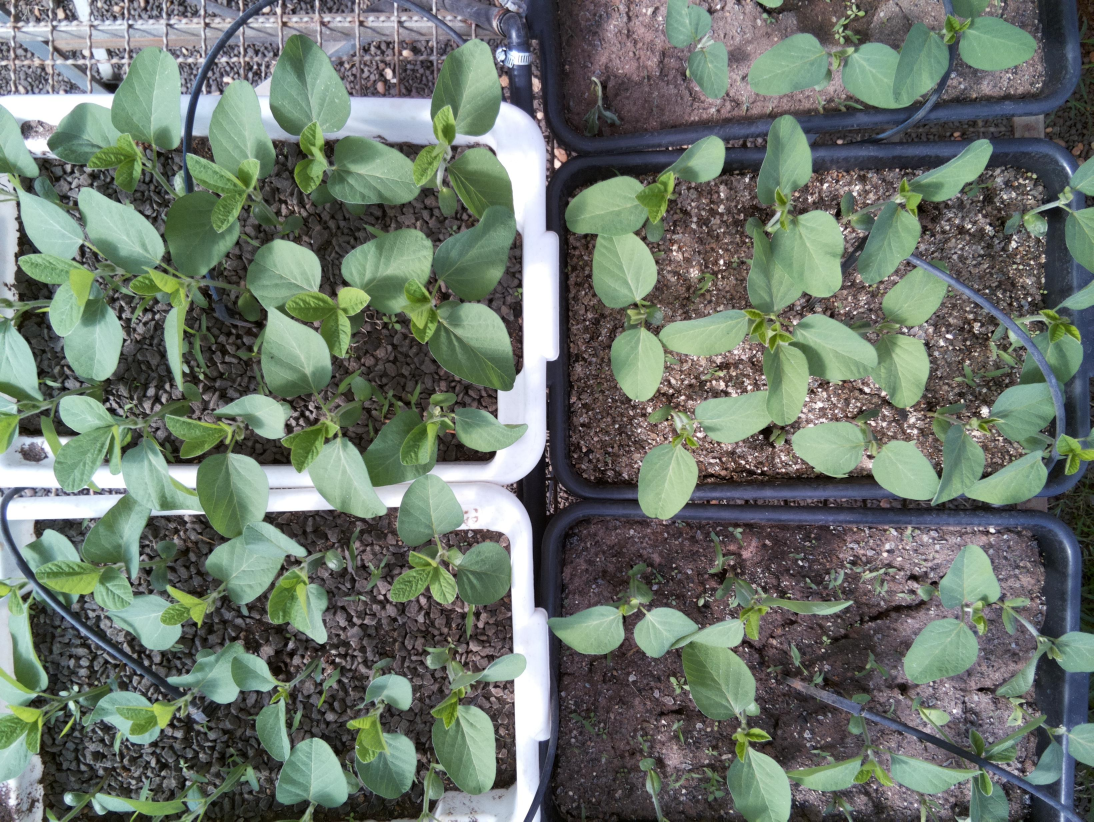
#> input picture colors_mask/original_img/20210823-093422_02970-00000_a9GzyenZy7uvy3f2eJk5vW.jpg, 3280 x 2464 px (shown at 1/3 size); its folder holds 2 pictures in this run
$ jupyter execute --allow-errors main.ipynb
#> lines starting #> are read from the running program, lines starting #| are printed output that depends on the picture; after the words box and inside, x2 and y2 are one past the last pixel; in counts of white or black regions, pixels touching at a corner belong together
[cell 1]
#imports:
from PIL import Image
import numpy as np
import cv2
import os
from matplotlib.pyplot import imshow

[cell 2]
#variables:
folder = "original_img"
new_folder = "mask_image"
list_img = []

[cell 3]
def making_new_folder(new_folder_name) -> None:
    if os.path.exists(new_folder_name):
        pass
    else:
        os.mkdir(new_folder_name)

[cell 4]
making_new_folder(new_folder)
#Take image in the folder
file_names = sorted(os.listdir(folder))
for images in file_names:
    image = os.path.join(folder, images)
    list_img.append(image)

test_image = list_img[1]
print(test_image)

[cell 5]
img = cv2.imread(test_image)
#> img is the input picture: shape (2464, 3280, 3); mean B, G, R 106.9, 116.5, 107.1
soma = (img[:,:,0] + img[:,:,1] + img[:,:,2])
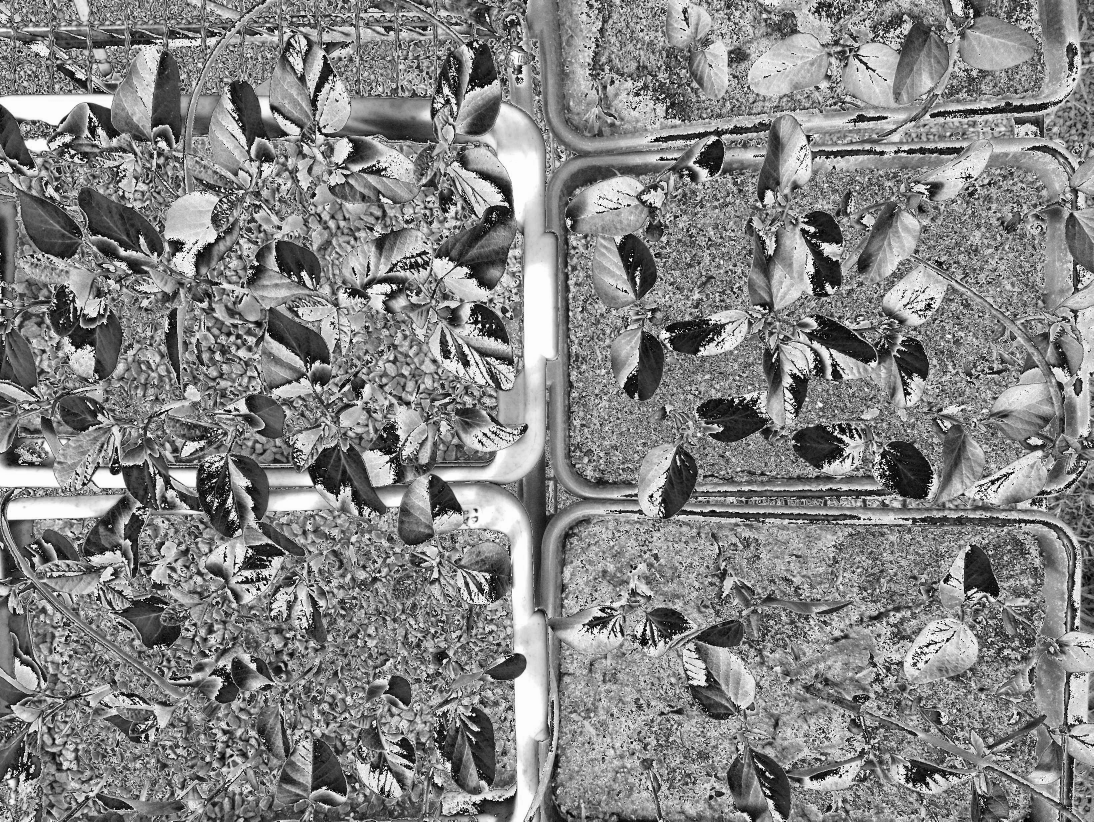
#> soma: shape (2464, 3280) (shown at 1/3 size); min 0, max 255, mean 132.1
r = img[:,:,2]
g = img[:,:,1]
b = img[:,:,0]

[cell 6]
r1 = np.divide(r, soma, out=np.zeros_like(r, dtype=np.float64), where=soma!=0)
b1 = np.divide(b, soma, out=np.zeros_like(b, dtype=np.float64), where=soma!=0)
g1 = np.divide(g, soma, out=np.zeros_like(g, dtype=np.float64), where=soma!=0)

[cell 7]
exG =(2*g1) - r1 - b1 #se mudar o numero que multiplica o g1, a foto fica com tons de roxo e azul, independente da mudança feita
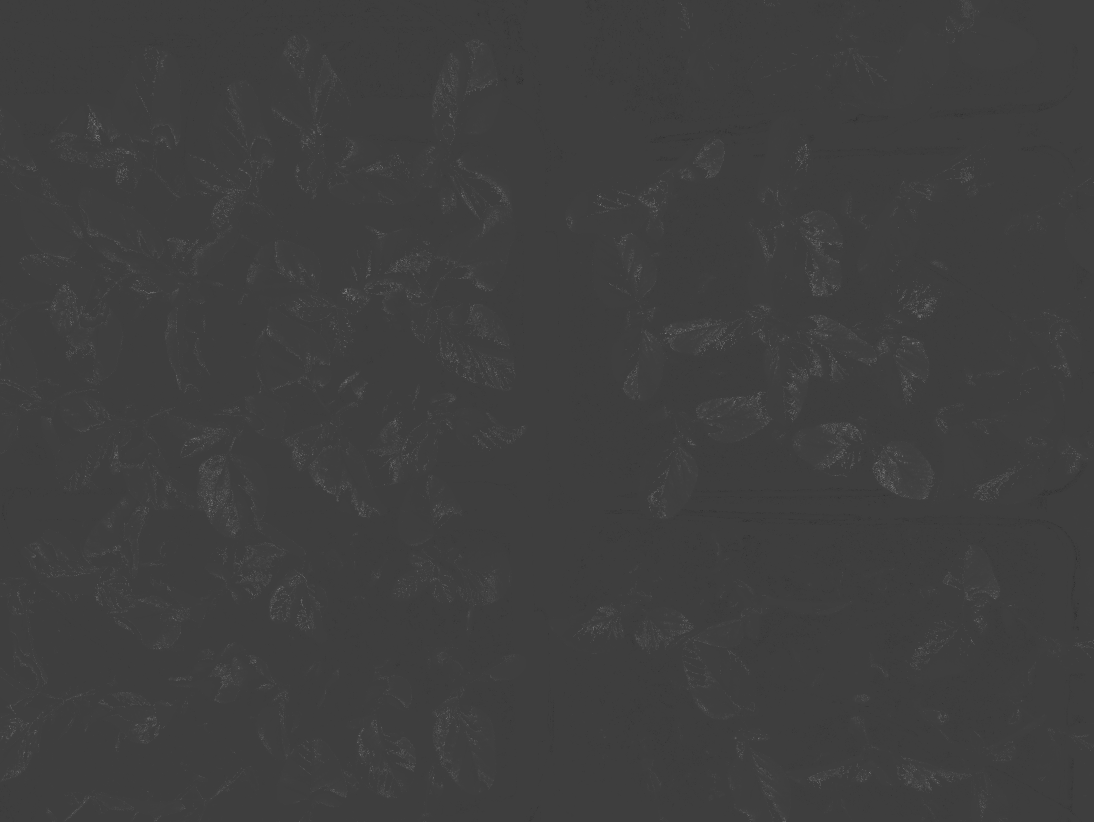
#> exG: shape (2464, 3280) float64 (shown at 1/3 size); min -51, max 157, mean 0.6; drawn with min black and max white
imshow(exG)
mini = exG.min()
#> mini = -51
maxi = exG.max()
#> maxi = 157
print(mini, maxi)
#| -51.0 157.0
print(type(exG))
#| <class 'numpy.ndarray'>

[cell 8]
_, exG1 = cv2.threshold(exG, 0.2, 1055, cv2.THRESH_BINARY) #(_,)=> quer dizer que vc quer ignorar o primeiro valor da tupla que ele está retornando
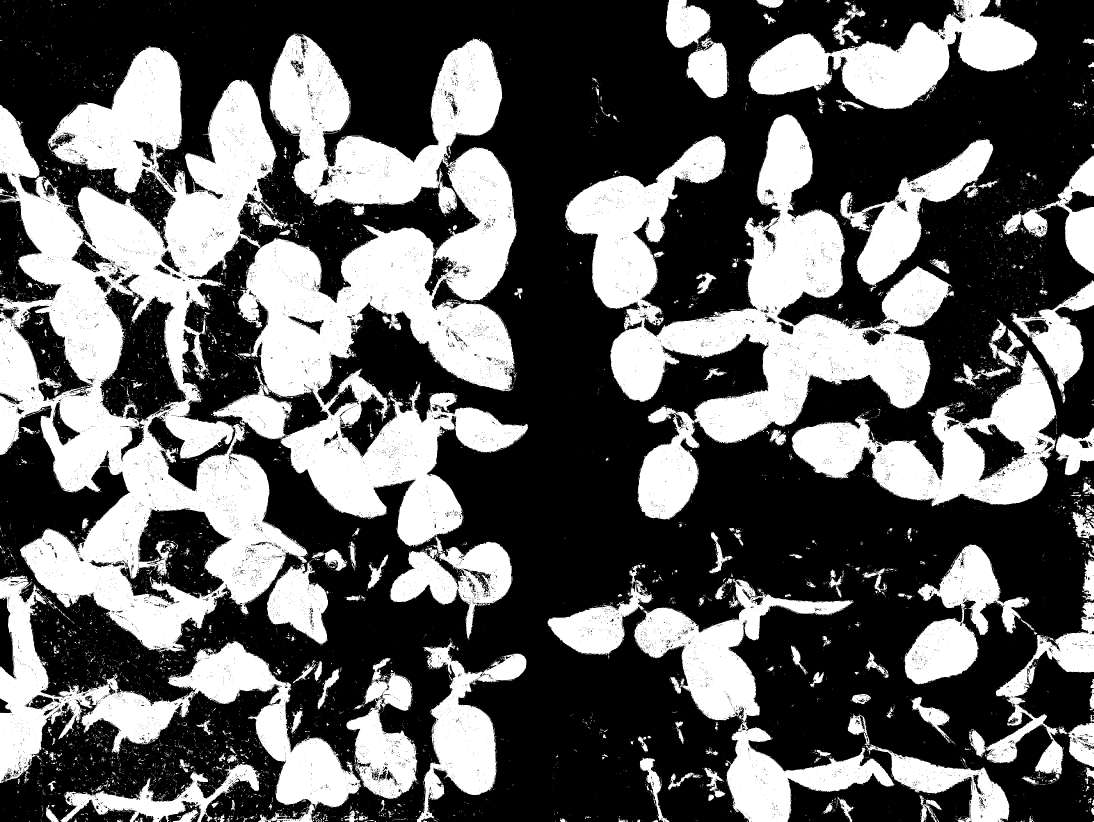
#> exG1: shape (2464, 3280) float64 (shown at 1/3 size); values 0 (black) and 1055 (white), 38% white; 10433 white regions (9813 under 20 px), largest, box (x1, y1, x2, y2) and area: (0, 142, 923, 1957) 730322, (638, 103, 1584, 1640) 630073, (1695, 343, 2862, 1559) 451497
imshow(exG1)

[cell 9]
imshow(exG1, cmap='gray')

[cell 10]
_, exG2 = cv2.threshold(exG, 0.25, 1055, cv2.THRESH_BINARY) #(_,)=> quer dizer que vc quer ignorar o primeiro valor da tupla que ele está retornando
#> exG2: shape (2464, 3280) float64; values 0 (black) and 1055 (white), 34.6% white; 13326 white regions (12574 under 20 px), largest, box (x1, y1, x2, y2) and area: (715, 103, 1584, 1640) 525694, (0, 314, 923, 1957) 482673, (1695, 343, 2862, 1330) 396773
imshow(exG2)

[cell 11]
_, exG3 = cv2.threshold(exG, 0.27, 1055, cv2.THRESH_BINARY) #(_,)=> quer dizer que vc quer ignorar o primeiro valor da tupla que ele está retornando
#> exG3: shape (2464, 3280) float64; values 0 (black) and 1055 (white), 33% white; 14821 white regions (13986 under 20 px), largest, box (x1, y1, x2, y2) and area: (0, 315, 917, 1957) 462668, (1695, 343, 2862, 1330) 387336, (715, 441, 1584, 1640) 349381
imshow(exG3)

[cell 12]
_, exG4 = cv2.threshold(exG, 0.3, 1055, cv2.THRESH_BINARY) #(_,)=> quer dizer que vc quer ignorar o primeiro valor da tupla que ele está retornando
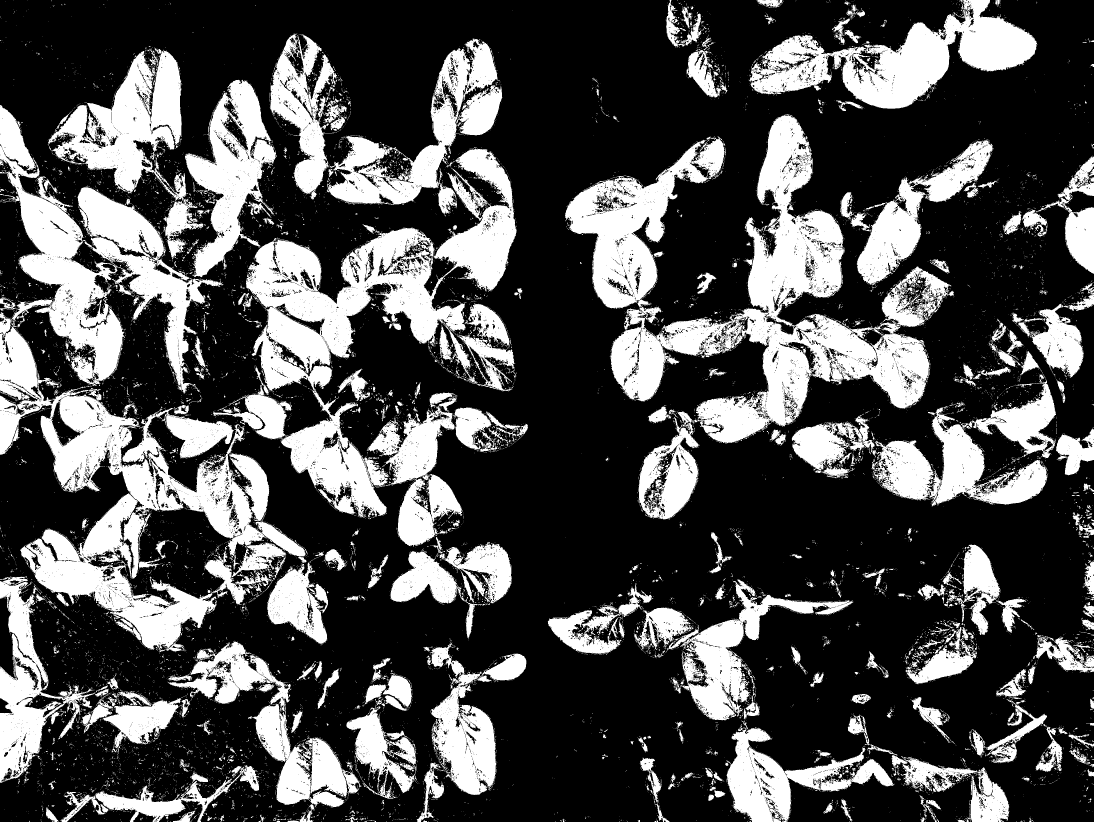
#> exG4: shape (2464, 3280) float64 (shown at 1/3 size); values 0 (black) and 1055 (white), 30.6% white; 16700 white regions (15662 under 20 px), largest, box (x1, y1, x2, y2) and area: (1695, 343, 2862, 1330) 355531, (0, 978, 917, 1957) 252060, (738, 446, 1551, 1553) 242378
imshow(exG4)

#> (a cell that did not finish here is left out)

[cell 14]
print(exG1)
#> (printed output is left out)
#> (the rest of this cell did not finish here and is left out)
